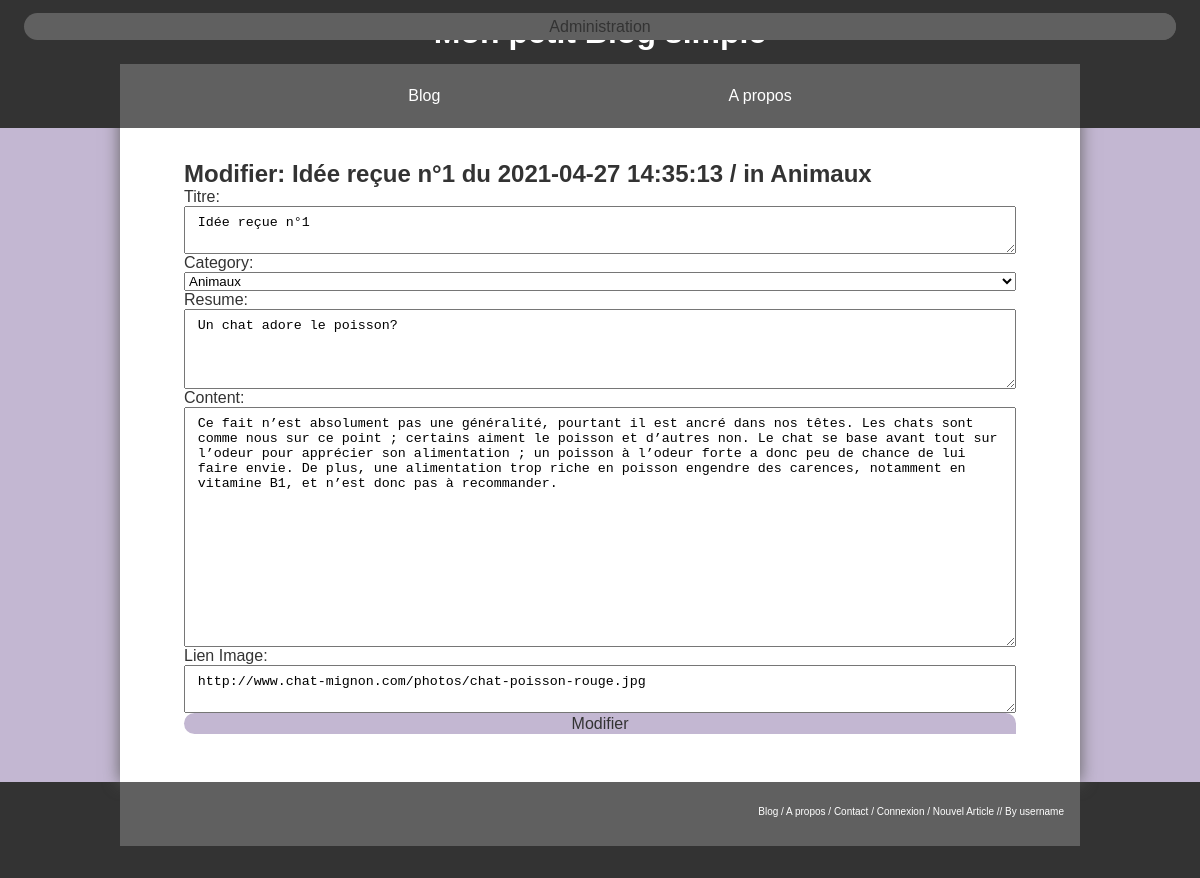
Screenshot of /View/post_modification.php?id=3 (signed in) with the database file from the repository.
### tables this page shows
CREATE TABLE IF NOT EXISTS `post` (
  `id` int(10) UNSIGNED NOT NULL AUTO_INCREMENT,
  `tittle` varchar(120) NOT NULL,
  `category_fk` int(10) UNSIGNED NOT NULL,
  `date` datetime NOT NULL DEFAULT CURRENT_TIMESTAMP,
  `resume` varchar(250) NOT NULL,
  `content` text NOT NULL,
  `img` varchar(250) DEFAULT NULL,
  PRIMARY KEY (`id`),
  KEY `category_fk_idx` (`category_fk`)
);

CREATE TABLE IF NOT EXISTS `category` (
  `id` int(10) UNSIGNED NOT NULL AUTO_INCREMENT,
  `category` varchar(45) NOT NULL,
  PRIMARY KEY (`id`)
);

### Classes/DB.php (called while the page is built, shortened)
<?php
class DB
{
    private string $host = 'localhost';
    private string $db = 'eval_blog_simple';
    private string $user = 'root';
    private string $password = '';
    private static ?PDO $dbInstance = null;
    public function __construct() {
        try {
            self::$dbInstance = new PDO("mysql:host=$this->host;dbname=$this->db;charset=utf8", $this->user, $this->password);
            self::$dbInstance->setAttribute(PDO::ATTR_ERRMODE, PDO::ERRMODE_EXCEPTION);
            self::$dbInstance->setAttribute(PDO::ATTR_DEFAULT_FETCH_MODE, PDO::FETCH_ASSOC);
        }
        catch (PDOException $exception) {
            echo "Erreur: " . $exception->getMessage();
        }
    }
    public static function getInstance(): ?PDO {
        return self::$dbInstance;
    }
}

### Controller/PostController.php (called while the page is built, shortened)
<?php
class PostController
{
    public function getOnePost($id): ?Post {
        $post = null;
        $stmt = DB::getInstance()->prepare("SELECT * FROM post WHERE id = '$id'");
        if($stmt->execute() && $data = $stmt->fetch()) {
                $postData = new CategoryController();
                $categoryFk = $postData->searchCategory($data['category_fk']);
                $post = new Post($data['id'], $data['tittle'], $categoryFk->getCategory(), $data['date'], $data['resume'], $data['content'], $data['img'] );
        }
        return $post;
    }
}

### Controller/CategoryController.php (called while the page is built, shortened)
<?php
class CategoryController {
    public function searchCategory($id): ?Category
    {
        $stmt = DB::getInstance()->prepare("SELECT * FROM category  WHERE id = '$id' LIMIT 1");
        $state = $stmt->execute();
        if($state) {
            $categoryData = $stmt->fetch();
            $category = new Category($categoryData['id'], $categoryData['category']);
        }
        else {
            $category = null;
        }
        return $category;
    }
    public function getAllCategory(): ?array
    {
        $array = [];
        $stmt = DB::getInstance()->prepare("SELECT * FROM category");
        if($stmt->execute()) {
            foreach ($stmt->fetchAll() as $category) {
                $array[] = new Category($category['id'], $category['category']);
            }
        }
        return $array;
    }
}

### Entity/Category.php (called while the page is built, shortened)
<?php
class Category {
    private ?int $id;
    private ?string $category;
    public function __construct(int $id = null, string $category = null)
    {
        $this->id = $id;
        $this->category = $category;
    }
    public function getId(): ?int
    {
        return $this->id;
    }
    public function getCategory(): ?string
    {
        return $this->category;
    }
}

### Entity/Post.php (called while the page is built, shortened)
<?php
class Post
{
    private ?string $tittle;
    private ?string $category_fk;
    private ?string $date;
    private ?string $resume;
    private ?string $content;
    private ?string $img;
    public function __construct(int $id = null, string $tittle = null, string $category_fk = null, string $date = null, string $resume = null, string $content =null, string $img = null)
    {
        $this->tittle = $tittle;
        $this->category_fk = $category_fk;
        $this->date = $date;
        $this->resume = $resume;
        $this->content = $content;
        $this->img = $img;
    }
    public function getTittle(): ?string
    {
        return $this->tittle;
    }
    public function getCategory(): ?string
    {
        return $this->category_fk;
    }
    public function getDate(): ?string
    {
        return $this->date;
    }
    public function getResume(): ?string
    {
        return $this->resume;
    }
    public function getContent(): ?string
    {
        return $this->content;
    }
    public function getImg(): ?string
    {
        return $this->img;
    }
}

### View/post_modification.php (the view, shortened to what this page needs)
<?php
include "../View/Elements/header.php";
if ($_SESSION['role'] == 1 ){
    $post = new PostController();
    $elements = $post->getOnePost($_GET['id']);
?>
    <form method="post" name="modif_form" id="modif_form" class="addpage_article" action="../post_modification.php?error=0&id=<?=$_GET['id'];?>">
        <h2>Modifier: <?php echo $elements->getTittle(); ?> du <?php echo $elements->getDate(); ?> / in <?php echo $elements->getCategory(); ?></h2>
        <label class="addpage_form_info">
            Titre:
            <textarea name="tittle"><?php echo $elements->getTittle(); ?></textarea>
            Category:
            <select name="category">
                <?php
                $category = new CategoryController();
                $category = $category->getAllCategory();
                foreach ($category as $allCategory) {
                    if ($allCategory->getCategory() === "" . $elements->getCategory() . ""){
                        echo "<option value='".$allCategory->getId()."' selected>".$allCategory->getCategory()."</option>";
                    } else {
                        echo "<option value='".$allCategory->getId()."'>".$allCategory->getCategory()."</option>";
                    }
                }
                ?>
            </select>
            Resume:
            <textarea id="resume" name="resume"><?php echo $elements->getResume(); ?></textarea>
            Content:
            <textarea name="content" id="content"><?php echo $elements->getContent(); ?></textarea>
            Lien Image:
            <textarea name="img" id="image" maxlength="250"><?php echo $elements->getImg(); ?></textarea>
        </label>
        <button type="submit" class="read_more_button">Modifier</button>
    </form>
<?php
}
include "../View/Elements/footer.php";

### View/Styles/communs.css (style rules this page uses)
* { margin: 0; padding: 0; box-sizing: border-box; }
body { font-size: 62.5%; }
body, .read_more_button, .send_commentary_button { background-color: #C3B7D2; }
#login_logout_button, #new_article_button, .read_more_button, .send_commentary_button { color: #333333; }
body, #login_logout_button, #new_article_button, .read_more_button, .send_commentary_button, #log_form_user input, #log_form button, .addpage_article select option, .addpage_article select { font-family: "Segoe Print", sans-serif; }
#login_logout_button, #new_article_button, #header_navigation_bar ul li, .read_more_button, .send_commentary_button, #log_form, #log_form button, .blog_post_info, .one_blog_post_content, .addpage_article { font-size: 1rem; }
body, header, #header_navigation_bar ul, nav, #div_body, .blog_image img, .blog_post_info, .blog_post_date, .blog_post_tittle, .blog_post_button, #log_form, #log_form_user, .blog_image img, .one_blog_image img, .one_blog_post_info, .one_blog_post_date, .one_blog_post_tittle, .one_blog_post_button, .one_blog_image_tittle, .one_blog_post_button form { width: 100%; }
header, header div, #header_navigation_bar ul, #div_body, footer, #footer_bar, #log_form, #log_form_user, .addpage_article, .addpage_article label, .blog_post, .blog_post_button, .one_blog_image_tittle, .one_blog_post { display: flex; }
header, #log_form, #log_form_user, .one_blog_post, .addpage_article, .addpage_article label { flex-direction: column; }
#log_form_user input, .addpage_article input, .addpage_article textarea { padding: 0.5rem 0.8rem; }
.read_more_button, .send_commentary_button, #log_form button { border: unset; border-radius: 50px 50px 0 50px; padding: 0.1rem 0.5rem; }
#log_form, .addpage_article { padding-bottom: 3rem; }
#resume { height: 5rem; }
#content { height: 15rem; }

### rows the page displays
post: tittle "Idée reçue n°1", date "2021-04-27 14:35:13", resume "Un chat adore le poisson?", content "Ce fait n’est absolument pas une généralité, pourtant il est ancré dans nos têtes. Les chats sont comme nous sur ce point ; certains aiment le poisson et d’autres non. Le chat se base avant tout sur l’odeur pour apprécier son alimentation ; un poisson à l’odeur forte a donc peu de chance de lui faire envie. De plus, une alimentation trop riche en poisson engendre des carences, notamment en vitamine B1, et n’est donc pas à recommander.", img "http://www.chat-mignon.com/photos/chat-poisson-rouge.jpg"
category: category "Animaux"

### other values shown
form field category "Animaux"
